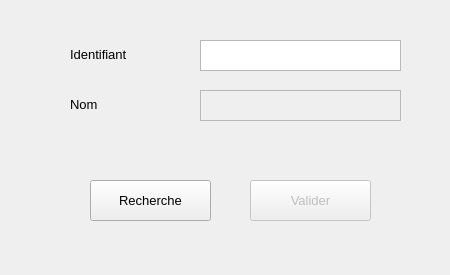
<?xml version="1.0" encoding="UTF-8"?>
<ui version="4.0">
 <class>Dialog</class>
 <widget class="QDialog" name="Dialog">
  <property name="geometry">
   <rect>
    <x>0</x>
    <y>0</y>
    <width>450</width>
    <height>275</height>
   </rect>
  </property>
  <property name="windowTitle">
   <string>Dialog</string>
  </property>
  <property name="modal">
   <bool>true</bool>
  </property>
  <widget class="QLabel" name="Titre_lecteur_label">
   <property name="geometry">
    <rect>
     <x>70</x>
     <y>89</y>
     <width>91</width>
     <height>31</height>
    </rect>
   </property>
   <property name="font">
    <font>
     <pointsize>10</pointsize>
    </font>
   </property>
   <property name="text">
    <string>Nom</string>
   </property>
  </widget>
  <widget class="QTextEdit" name="Nom_lecteur_textEdit">
   <property name="enabled">
    <bool>false</bool>
   </property>
   <property name="geometry">
    <rect>
     <x>200</x>
     <y>90</y>
     <width>201</width>
     <height>31</height>
    </rect>
   </property>
  </widget>
  <widget class="QPushButton" name="Valider_maj_lecteur">
   <property name="enabled">
    <bool>false</bool>
   </property>
   <property name="geometry">
    <rect>
     <x>250</x>
     <y>180</y>
     <width>121</width>
     <height>41</height>
    </rect>
   </property>
   <property name="font">
    <font>
     <pointsize>10</pointsize>
    </font>
   </property>
   <property name="text">
    <string>Valider</string>
   </property>
  </widget>
  <widget class="QLabel" name="Id_lecteur_label">
   <property name="geometry">
    <rect>
     <x>70</x>
     <y>39</y>
     <width>91</width>
     <height>31</height>
    </rect>
   </property>
   <property name="font">
    <font>
     <pointsize>10</pointsize>
    </font>
   </property>
   <property name="text">
    <string>Identifiant</string>
   </property>
  </widget>
  <widget class="QTextEdit" name="Id_lecteur_textEdit">
   <property name="enabled">
    <bool>true</bool>
   </property>
   <property name="geometry">
    <rect>
     <x>200</x>
     <y>40</y>
     <width>201</width>
     <height>31</height>
    </rect>
   </property>
  </widget>
  <widget class="QPushButton" name="Valider_recherche_lecteur">
   <property name="enabled">
    <bool>true</bool>
   </property>
   <property name="geometry">
    <rect>
     <x>90</x>
     <y>180</y>
     <width>121</width>
     <height>41</height>
    </rect>
   </property>
   <property name="font">
    <font>
     <pointsize>10</pointsize>
    </font>
   </property>
   <property name="text">
    <string>Recherche</string>
   </property>
  </widget>
 </widget>
 <resources/>
 <connections/>
</ui>
